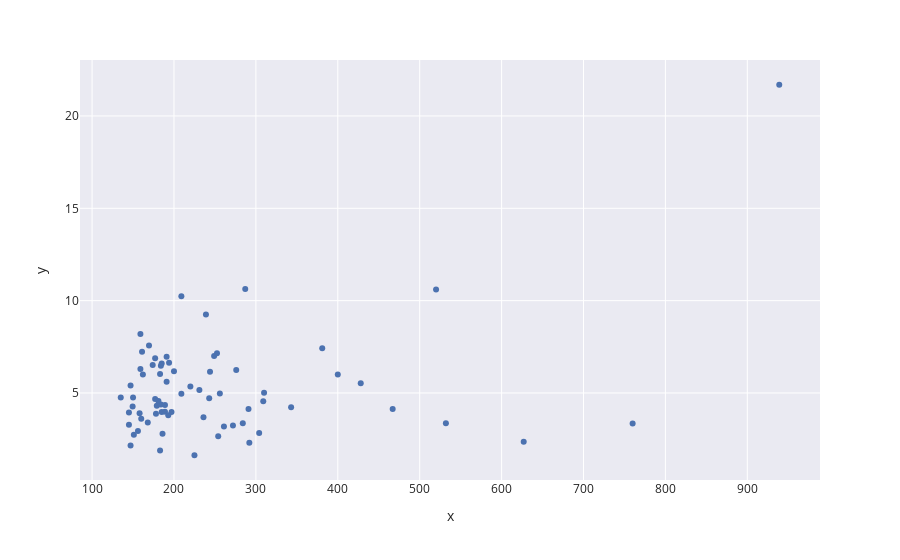

Here is the notebook cell this chart was saved with:
### Code cell
from scipy.stats import pearsonr

wona = patients[['ldh_sang_ul', 'neutro_absolus_gl']].dropna()
x, y = wona.ldh_sang_ul, wona.neutro_absolus_gl

print(np.cov(x, y))
print(pearsonr(x, y))

px.scatter(x=x, y=y)

### Figure 1 — Plotly figure (JSON) as saved in the notebook; plotly's stock layout.template omitted (floating-point values rounded to 4 significant figures)
{"data": [{"hovertemplate": "x=%{x}<br>y=%{y}<extra></extra>", "legendgroup": "", "marker": {"color": "rgb(76,114,176)", "symbol": "circle"}, "mode": "markers", "name": "", "orientation": "v", "showlegend": false, "type": "scatter", "x": [161, 158, 179, 145, 209, 220, 272, 284, 185, 189, 177, 191, 156, 532, 291, 254, 191, 183, 276, 183, 145, 184, 243, 135, 231, 151, 197, 304, 292, 162, 627, 185, 174, 177, 343, 244, 147, 168, 159, 194, 467, 178, 147, 256, 159, 186, 236, 287, 189, 520, 309, 310, 239, 939, 428, 400, 184, 193, 160, 261, 381, 225, 249, 760, 209, 181, 149.5, 150, 252.5, 200, 169.5], "xaxis": "x", "y": [7.24, 3.9, 4.315, 3.28, 4.96, 5.35, 3.24, 3.36, 3.97, 3.99, 6.88, 5.61, 2.945, 3.36, 4.13, 2.665, 6.96, 6.03, 6.25, 1.89, 3.94, 4.38, 4.71, 4.75, 5.16, 2.745, 3.97, 2.83, 2.31, 6, 2.36, 6.595, 6.52, 4.68, 4.23, 6.15, 5.4, 3.4, 8.19, 6.64, 4.13, 3.88, 2.16, 4.97, 6.3, 2.8, 3.69, 10.63, 4.35, 10.61, 4.56, 5.02, 9.25, 21.69, 5.53, 6, 6.47, 3.8, 3.6, 3.19, 7.425, 1.63, 7, 3.35, 10.24, 4.57, 4.275, 4.75, 7.15, 6.18, 7.57], "yaxis": "y"}], "layout": {"legend": {"tracegroupgap": 0}, "margin": {"t": 60}, "xaxis": {"anchor": "y", "domain": [0, 1], "title": {"text": "x"}}, "yaxis": {"anchor": "x", "domain": [0, 1], "title": {"text": "y"}}}}
